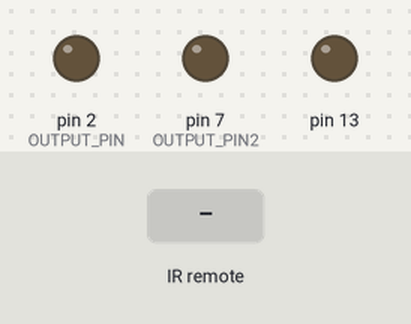
A sketch run on a simulated Arduino Uno, built with avr-gcc and run on an emulated ATmega328P. Parts: output pins drawn as LEDs (lit = HIGH). The inputs (shaded band) are chosen by the test bench.

Above: at 1.2 s.
1.3 s: infrared code 0xFFB04F received
At 2.4 s:
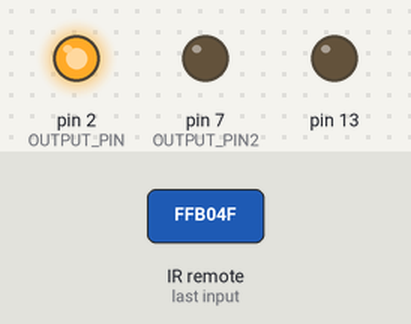
Timing chart, 0 to 4.3 s (numbered marks = the images above; inputs shaded):
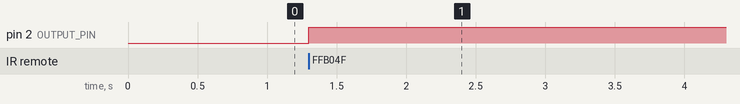

Measured:
- after the input at 1.3 s, pin 2 (OUTPUT_PIN): LOW → HIGH at once

The sketch:

IRrelay_v2.ino
```cpp
#include <IRremote.h>

int RECV_PIN = 9;
int OUTPUT_PIN = 2;
int OUTPUT_PIN2 = 7;

IRrecv irrecv(RECV_PIN);
decode_results results;

void setup()
{
  pinMode(OUTPUT_PIN, OUTPUT);
  pinMode(OUTPUT_PIN2, OUTPUT);
  pinMode(13, OUTPUT);
  irrecv.enableIRIn(); // Start the receiver
}

int on = 0;
unsigned long last = millis();

void loop() {
  if (irrecv.decode(&results)) {
    if (results.value == 16756815) { // TIVO button
      // If it's been at least 1/4 second since the last
      // IR received, toggle the relay
      if (millis() - last > 250) {
        on = !on;
        digitalWrite(OUTPUT_PIN, on ? HIGH : LOW);
      }

      last = millis();
    }
     if (results.value == 16754775) { // TIVO button
      // If it's been at least 1/4 second since the last
      // IR received, toggle the relay
      if (millis() - last > 250) {
        on = !on;
        digitalWrite(OUTPUT_PIN2, on ? HIGH : LOW);
      }

      last = millis();
    }


    irrecv.resume(); // Receive the next value
  }
}
```
